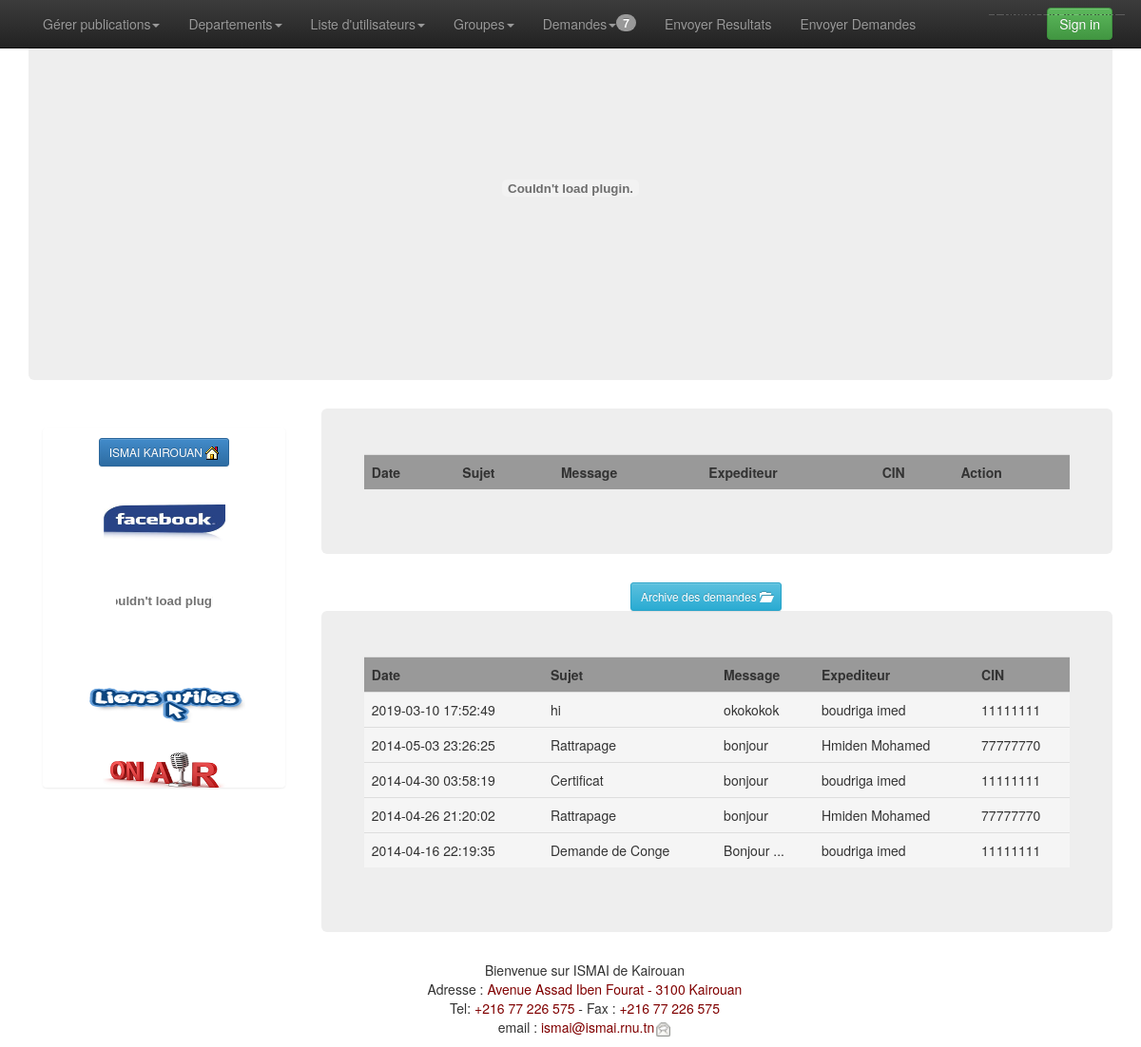
Page /Contenu/demandensadmin.php?archive=1 on the committed database.
### tables this page shows
CREATE TABLE `demande` (
  `id_demande` int(11) NOT NULL,
  `sujet` varchar(50) NOT NULL,
  `contenu` varchar(50) NOT NULL,
  `date_d` varchar(50) NOT NULL,
  `utilisateurs_id_utilisateurs` int(11) NOT NULL,
  `vue` tinyint(1) NOT NULL
);

CREATE TABLE `utilisateurs` (
  `id_utilisateurs` int(11) NOT NULL,
  `cin` int(10) NOT NULL,
  `nom` varchar(50) NOT NULL,
  `prenom` varchar(50) NOT NULL,
  `sexe` varchar(50) NOT NULL,
  `date_naissance` date NOT NULL,
  `mail` varchar(200) NOT NULL,
  `password` varchar(15) NOT NULL,
  `tel` varchar(15) NOT NULL,
  `profil` varchar(50) NOT NULL,
  `departement_id_departement` int(11) DEFAULT NULL,
  `groupe_id_groupe` int(11) DEFAULT NULL,
  `confirmer` tinyint(1) NOT NULL
);

### Contenu/demandensadmin.php (the view, shortened to what this page needs)
<!DOCTYPE html>
<html lang="fr">
	<head>
		<?php
		include ("incssjs.php");
		?>
	</head>
	<body role="document" style="margin-bottom: 90px;">
		<?php
		include ("menuadmin.php");
		?>
		<div class="container theme-showcase" role="main">
			<?php
			include ("baniere.php");
			?>
			<?php
			include ("left.php");
			?>
			<div class="jumbotron" style="width: 73%; float: right;">
				<div class="row">
<table class="table">
<tr style="background:#999 ">
<td style="font-weight:bold">Date</td>
<td style="font-weight:bold">Sujet</td>
<td style="font-weight:bold">Message</td>
<td style="font-weight:bold">Expediteur</td>
<td style="font-weight:bold">CIN</td>
<td style="font-weight:bold">Action</td>
</tr>
                    </table>
				</div>
				</div>
			<center>	<a href="demandensadmin.php?archive=1"  type="submit"   class="btn btn-sm btn-info"> Archive des demandes
                        <span class="glyphicon glyphicon-folder-open"></span></a>
                      </center>
                   <?php if(isset($_GET['archive'])=="1"){ ?>
				<div class="jumbotron" style="width: 73%; float: right;">
				<div class="row">
					<?php
include("config.php");
					$sqlaff = 'select * from  demande, utilisateurs where utilisateurs.profil="ens" and  `demande`.`utilisateurs_id_utilisateurs`=`utilisateurs`.`id_utilisateurs` order by date_d DESC';
					$req = mysqli_query($base,$sqlaff) or die(mysqli_error($base));
					?>
<table class="table">
<tr style="background:#999 ">
<td style="font-weight:bold">Date</td>
<td style="font-weight:bold">Sujet</td>
<td style="font-weight:bold">Message</td>
<td style="font-weight:bold">Expediteur</td>
<td style="font-weight:bold">CIN</td>
</tr>
					<?php
					$today =date("Y-m-d");
					 while ($data =mysqli_fetch_array($req)) {
					?>
					<tr <?php if($today==$data['date_d']){ ?>class="info" <?php }else { ?> class="active" <?php } ?>>
                    <td><?php echo $data['date_d']; ?></td>
                    <td><?php echo $data['sujet']; ?></td>
                    <td><?php echo $data['contenu']; ?></td>
                    <td><?php echo $data['nom']; ?>&nbsp;<?php echo $data['prenom']; ?></td>
                    <td><?php echo $data['cin']; ?></td>
					</tr>
					<?php } ?>
                    </table>
				</div>
				</div>
				<?php  } ?>
			</div>
			<?php
			include ("foot.php");
			?>
			<?php
			include ("fast.php");
			?>
	</body>
</html>

### rows in the picture
demande: date_d "2019-03-10 17:52:49", sujet "hi", contenu "okokokok", utilisateurs_id_utilisateurs.nom "boudriga", utilisateurs_id_utilisateurs.prenom "imed", utilisateurs_id_utilisateurs.cin "11111111"
demande: date_d "2014-05-03 23:26:25", sujet "Rattrapage", contenu "bonjour", utilisateurs_id_utilisateurs.nom "Hmiden", utilisateurs_id_utilisateurs.prenom "Mohamed", utilisateurs_id_utilisateurs.cin "77777770"
demande: date_d "2014-04-30 03:58:19", sujet "Certificat", contenu "bonjour", utilisateurs_id_utilisateurs.nom "boudriga", utilisateurs_id_utilisateurs.prenom "imed", utilisateurs_id_utilisateurs.cin "11111111"
demande: date_d "2014-04-26 21:20:02", sujet "Rattrapage", contenu "bonjour", utilisateurs_id_utilisateurs.nom "Hmiden", utilisateurs_id_utilisateurs.prenom "Mohamed", utilisateurs_id_utilisateurs.cin "77777770"
demande: date_d "2014-04-16 22:19:35", sujet "Demande de Conge", contenu "Bonjour ...", utilisateurs_id_utilisateurs.nom "boudriga", utilisateurs_id_utilisateurs.prenom "imed", utilisateurs_id_utilisateurs.cin "11111111"

### other values in the picture
$somme['a'] "7"
